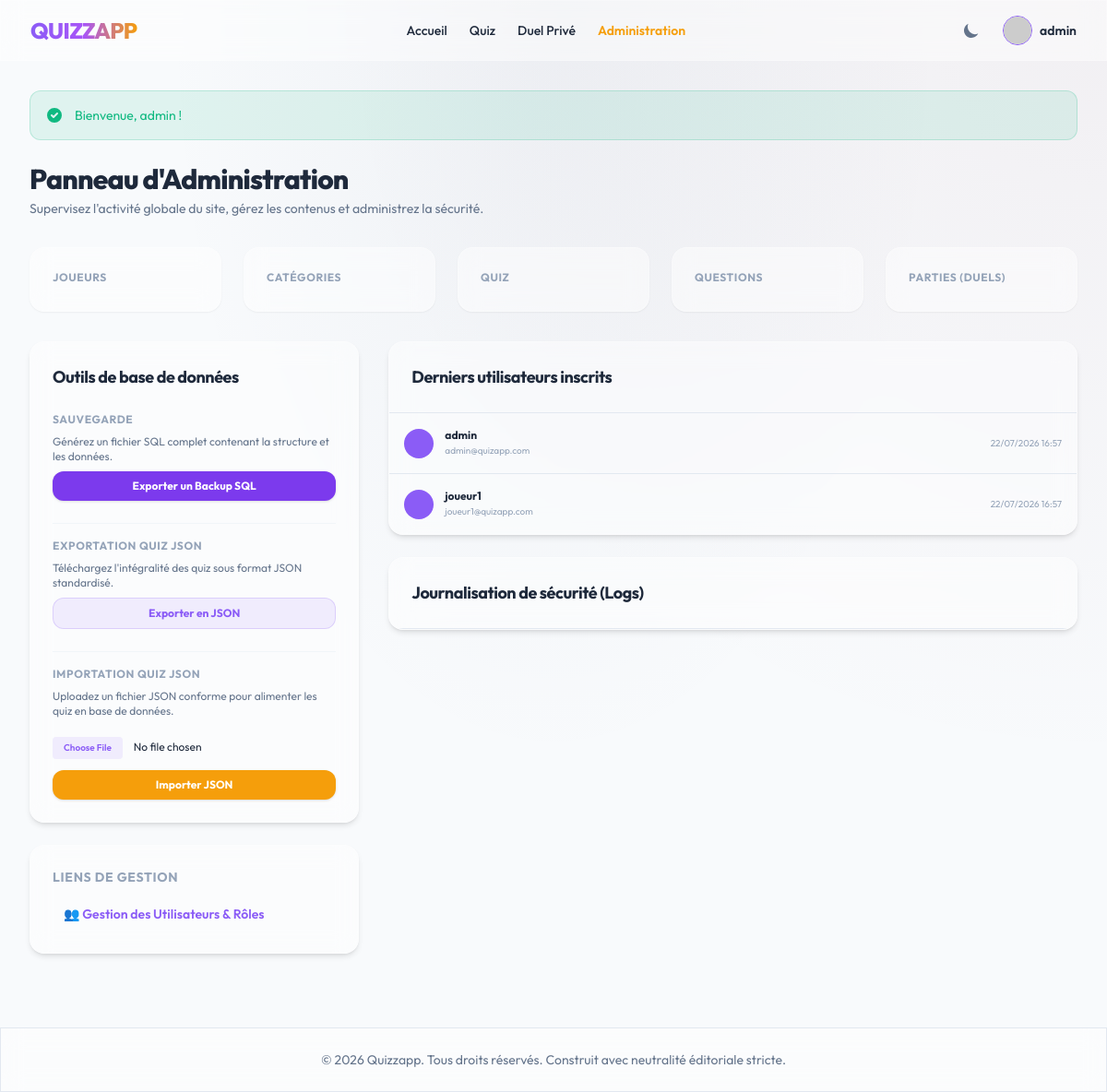
The page /admin (signed in) on the database its author committed.
### tables this page shows
CREATE TABLE `users` (
    `id` INT AUTO_INCREMENT PRIMARY KEY,
    `username` VARCHAR(50) NOT NULL UNIQUE,
    `email` VARCHAR(100) NOT NULL UNIQUE,
    `password_hash` VARCHAR(255) NOT NULL,
    `avatar_url` VARCHAR(255) DEFAULT NULL,
    `role_id` INT NOT NULL,
    `email_verified` TINYINT(1) DEFAULT 0,
    `verification_token` VARCHAR(255) DEFAULT NULL,
    `two_factor_secret` VARCHAR(255) DEFAULT NULL,
    `two_factor_enabled` TINYINT(1) DEFAULT 0,
    `reset_token` VARCHAR(255) DEFAULT NULL,
    `reset_token_expires` DATETIME DEFAULT NULL,
    `created_at` TIMESTAMP DEFAULT CURRENT_TIMESTAMP,
    `updated_at` TIMESTAMP DEFAULT CURRENT_TIMESTAMP ON UPDATE CURRENT_TIMESTAMP,
    INDEX `idx_users_role` (`role_id`),
    INDEX `idx_users_email` (`email`),
    CONSTRAINT `fk_users_role` FOREIGN KEY (`role_id`) REFERENCES `roles` (`id`) ON DELETE RESTRICT
);

### app/Controllers/AdminController.php (called while the page is built, shortened)
<?php
class AdminController
{
    public function dashboard(): void
    {
        $userCount = (int) Database::fetchColumn("SELECT COUNT(*) FROM users");
        $categoryCount = (int) Database::fetchColumn("SELECT COUNT(*) FROM categories");
        $quizCount = (int) Database::fetchColumn("SELECT COUNT(*) FROM quizzes");
        $questionCount = (int) Database::fetchColumn("SELECT COUNT(*) FROM questions");
        $matchCount = (int) Database::fetchColumn("SELECT COUNT(*) FROM matches");
        $recentUsers = Database::fetchAll("SELECT * FROM users ORDER BY created_at DESC LIMIT 5");
        $recentLogs = Database::fetchAll("SELECT l.*, u.username FROM user_logs l LEFT JOIN users u ON l.user_id = u.id ORDER BY l.created_at DESC LIMIT 5");
        View::render('admin/dashboard', [
            'stats' => [
                'users' => $userCount,
                'categories' => $categoryCount,
                'quizzes' => $quizCount,
                'questions' => $questionCount,
                'matches' => $matchCount
            ],
            'recentUsers' => $recentUsers,
            'recentLogs' => $recentLogs,
            'csrf_token' => Session::csrfToken()
        ]);
    }
}

### public/index.php (called while the page is built, shortened)
<?php
$container = new Container();
$router = new Router($container);
$router->get('/', [QuizController::class, 'index']);
$router->get('/category/{slug}', [QuizController::class, 'showCategory']);
$router->get('/quiz/{id}', [QuizController::class, 'play']);
$router->get('/quiz/dynamic/{id}', [QuizController::class, 'playDynamic']);
$router->post('/api/quiz/submit', [QuizController::class, 'submitScore'], [CSRFMiddleware::class]);
$router->post('/api/quiz/favorite', [QuizController::class, 'toggleFavorite'], [CSRFMiddleware::class]);
$router->get('/register', [AuthController::class, 'showRegister']);
$router->post('/register', [AuthController::class, 'register'], [CSRFMiddleware::class]);
$router->get('/verify-email', [AuthController::class, 'verifyEmail']);
$router->get('/login', [AuthController::class, 'showLogin']);
$router->post('/login', [AuthController::class, 'login'], [CSRFMiddleware::class]);
$router->get('/login/2fa', [AuthController::class, 'show2FA']);
$router->post('/login/2fa', [AuthController::class, 'verify2FA'], [CSRFMiddleware::class]);
$router->post('/logout', [AuthController::class, 'logout'], [AuthMiddleware::class, CSRFMiddleware::class]);
$router->get('/forgot-password', [AuthController::class, 'showForgotPassword']);
$router->post('/forgot-password', [AuthController::class, 'forgotPassword'], [CSRFMiddleware::class]);
$router->get('/reset-password', [AuthController::class, 'showResetPassword']);
$router->post('/reset-password', [AuthController::class, 'resetPassword'], [CSRFMiddleware::class]);
$router->get('/dashboard', [AuthController::class, 'dashboard'], [AuthMiddleware::class]);
$router->get('/settings', [AuthController::class, 'showSettings'], [AuthMiddleware::class]);
$router->post('/settings/profile', [AuthController::class, 'updateProfile'], [AuthMiddleware::class, CSRFMiddleware::class]);
$router->post('/settings/password', [AuthController::class, 'updatePassword'], [AuthMiddleware::class, CSRFMiddleware::class]);
$router->post('/settings/2fa/generate', [AuthController::class, 'generate2FA'], [AuthMiddleware::class, CSRFMiddleware::class]);
$router->post('/settings/2fa/enable', [AuthController::class, 'enable2FA'], [AuthMiddleware::class, CSRFMiddleware::class]);
$router->post('/settings/2fa/disable', [AuthController::class, 'disable2FA'], [AuthMiddleware::class, CSRFMiddleware::class]);
$router->post('/settings/profile/delete', [AuthController::class, 'deleteAccount'], [AuthMiddleware::class, CSRFMiddleware::class]);
$router->get('/duel', [DuelController::class, 'index'], [AuthMiddleware::class]);
$router->get('/duel/{code}', [DuelController::class, 'playRoom'], [AuthMiddleware::class]);
$router->get('/admin', [AdminController::class, 'dashboard'], [AdminMiddleware::class]);
$router->get('/admin/users', [AdminController::class, 'listUsers'], [AdminMiddleware::class]);
$router->post('/admin/users/role', [AdminController::class, 'updateUserRole'], [AdminMiddleware::class, CSRFMiddleware::class]);
$router->post('/admin/backup', [AdminController::class, 'backupDatabase'], [AdminMiddleware::class, CSRFMiddleware::class]);
$router->post('/admin/export', [AdminController::class, 'exportJSON'], [AdminMiddleware::class, CSRFMiddleware::class]);
$router->post('/admin/import', [AdminController::class, 'importJSON'], [AdminMiddleware::class, CSRFMiddleware::class]);
try {
    $router->dispatch();
} catch (Exception $e) {
    http_response_code(500);
    error_log("Internal Server Error: " . $e->getMessage() . "\n" . $e->getTraceAsString());
    echo "<h1>500 - Erreur Interne du Serveur</h1><p>Une erreur inattendue est survenue. Veuillez contacter l'administrateur.</p>";
}

### app/Core/Database.php (called while the page is built, shortened)
<?php
class Database
{
    private static ?PDO $pdo = null;
    public static function getConnection(): PDO
    {
        if (self::$pdo === null) {
            $configPath = dirname(__DIR__, 2) . '/config/database.php';
            $config = require $configPath;
            $dsn = sprintf(
                "mysql:host=%s;port=%s;dbname=%s;charset=%s",
                $config['host'],
                $config['port'],
                $config['dbname'],
                $config['charset']
            );
            try {
                self::$pdo = new PDO(
                    $dsn,
                    $config['username'],
                    $config['password'],
                    $config['options']
                );
            } catch (PDOException $e) {
                error_log("Database connection failure: " . $e->getMessage() . "\n" . $e->getTraceAsString());
                throw new Exception("Database connection failure.");
            }
        }
        return self::$pdo;
    }
    public static function query(string $sql, array $params = []): \PDOStatement
    {
        $pdo = self::getConnection();
        try {
            $stmt = $pdo->prepare($sql);
            $stmt->execute($params);
            return $stmt;
        } catch (PDOException $e) {
            error_log("Database query execution error: " . $e->getMessage() . " | SQL: " . $sql . "\n" . $e->getTraceAsString());
            throw new Exception("Erreur d'exécution de la base de données.");
        }
    }
    public static function fetchAll(string $sql, array $params = []): array
    {
        return self::query($sql, $params)->fetchAll();
    }
}

### views/admin/dashboard.php (the view, shortened to what this page needs)
<div class="space-y-8">
    <div>
        <h1 class="text-3xl font-extrabold tracking-tight">Panneau d'Administration</h1>
        <p class="text-sm text-slate-500 dark:text-slate-400 mt-1">Supervisez l'activité globale du site, gérez les contenus et administrez la sécurité.</p>
    </div>
    <div class="grid grid-cols-2 md:grid-cols-5 gap-6">
        <div class="glass-card rounded-2xl p-6 shadow-sm">
            <span class="text-xs text-slate-400 font-bold uppercase tracking-wider block mb-1">Joueurs</span>
        </div>
        <div class="glass-card rounded-2xl p-6 shadow-sm">
            <span class="text-xs text-slate-400 font-bold uppercase tracking-wider block mb-1">Catégories</span>
        </div>
        <div class="glass-card rounded-2xl p-6 shadow-sm">
            <span class="text-xs text-slate-400 font-bold uppercase tracking-wider block mb-1">Quiz</span>
        </div>
        <div class="glass-card rounded-2xl p-6 shadow-sm">
            <span class="text-xs text-slate-400 font-bold uppercase tracking-wider block mb-1">Questions</span>
        </div>
        <div class="glass-card rounded-2xl p-6 shadow-sm">
            <span class="text-xs text-slate-400 font-bold uppercase tracking-wider block mb-1">Parties (Duels)</span>
        </div>
    </div>
    <div class="grid grid-cols-1 md:grid-cols-3 gap-8">
        <div class="space-y-6">
            <div class="glass-card rounded-2xl p-6 shadow-md space-y-6">
                <h3 class="text-lg font-bold tracking-tight">Outils de base de données</h3>
                <div class="space-y-2">
                    <h4 class="text-xs font-bold uppercase tracking-wider text-slate-400">Sauvegarde</h4>
                    <p class="text-xs text-slate-500">Générez un fichier SQL complet contenant la structure et les données.</p>
                    <form action="/admin/backup" method="POST">
                        <button type="submit" class="w-full text-center py-2 px-4 rounded-xl font-bold bg-violet-600 hover:bg-violet-500 text-white text-xs shadow transition-all">
                            Exporter un Backup SQL
                        </button>
                    </form>
                </div>
                <div class="space-y-2 border-t border-slate-100 dark:border-slate-800 pt-4">
                    <h4 class="text-xs font-bold uppercase tracking-wider text-slate-400">Exportation Quiz JSON</h4>
                    <p class="text-xs text-slate-500">Téléchargez l'intégralité des quiz sous format JSON standardisé.</p>
                    <form action="/admin/export" method="POST">
                        <button type="submit" class="w-full text-center py-2 px-4 rounded-xl font-bold bg-violet-500/10 text-violet-500 hover:bg-violet-500/20 text-xs border border-violet-500/20 transition-all">
                            Exporter en JSON
                        </button>
                    </form>
                </div>
                <div class="space-y-2 border-t border-slate-100 dark:border-slate-800 pt-4">
                    <h4 class="text-xs font-bold uppercase tracking-wider text-slate-400">Importation Quiz JSON</h4>
                    <p class="text-xs text-slate-500">Uploadez un fichier JSON conforme pour alimenter les quiz en base de données.</p>
                    <form action="/admin/import" method="POST" enctype="multipart/form-data" class="space-y-3">
                        <input type="file" name="json_file" accept=".json" required
                               class="w-full text-xs text-slate-500 file:mr-3 file:py-1 file:px-3 file:rounded file:border-0 file:text-[10px] file:font-semibold file:bg-violet-500/10 file:text-violet-500 hover:file:bg-violet-500/20 file:cursor-pointer">
                        <button type="submit" class="w-full py-2 px-4 rounded-xl font-bold bg-amber-500 hover:bg-amber-400 text-white text-xs shadow transition-all">
                            Importer JSON
                        </button>
                    </form>
                </div>
            </div>
            <div class="glass-card rounded-2xl p-6 shadow-md space-y-3">
                <h3 class="text-sm font-bold uppercase tracking-wider text-slate-400">Liens de gestion</h3>
                <a href="/admin/users" class="block py-2 px-3 rounded-lg text-sm font-semibold hover:bg-slate-100 dark:hover:bg-slate-800/40 text-violet-500 transition-colors">
                    👥 Gestion des Utilisateurs & Rôles
                </a>
            </div>
        </div>
        <div class="md:col-span-2 space-y-6">
            <div class="glass-card rounded-2xl shadow-md overflow-hidden">
                <div class="p-6 border-b border-slate-200 dark:border-slate-800">
                    <h3 class="text-lg font-bold tracking-tight">Derniers utilisateurs inscrits</h3>
                </div>
                <div class="divide-y divide-slate-200 dark:divide-slate-800 text-xs">
                    <?php foreach ($recentUsers as $ru): ?>
                        <div class="p-4 flex items-center justify-between hover:bg-slate-50/50 dark:hover:bg-slate-800/20 transition-all">
                            <div class="flex items-center space-x-3">
                                <div class="w-8 h-8 rounded-full bg-violet-500 text-white font-extrabold flex items-center justify-center" x-text="String(<?php echo json_encode($ru['username']); ?>).substring(0,2).toUpperCase()"></div>
                                <div>
                                    <span class="font-bold block"><?php echo \App\Core\View::escape($ru['username']); ?></span>
                                    <span class="text-[10px] text-slate-400"><?php echo \App\Core\View::escape($ru['email']); ?></span>
                                </div>
                            </div>
                            <span class="text-[10px] text-slate-400"><?php echo date('d/m/Y H:i', strtotime($ru['created_at'])); ?></span>
                        </div>
                    <?php endforeach; ?>
                </div>
            </div>
            <div class="glass-card rounded-2xl shadow-md overflow-hidden">
                <div class="p-6 border-b border-slate-200 dark:border-slate-800">
                    <h3 class="text-lg font-bold tracking-tight">Journalisation de sécurité (Logs)</h3>
                </div>
            </div>
        </div>
    </div>
</div>

### app/Core/Router.php (shortened to what this page needs)
<?php
class Router
{
    private array $routes = [];
    private Container $container;
    public function __construct(Container $container)
    {
        $this->container = $container;
    }
    private function addRoute(string $method, string $path, array $handler, array $middlewares): void
    {
        $regexPath = preg_replace('/\{([a-zA-Z0-9_]+)\}/', '(?P<$1>[^/]+)', $path);
        $regexPath = '#^' . $regexPath . '$#';
        $this->routes[] = [
            'method' => $method,
            'path' => $path,
            'regex' => $regexPath,
            'controller' => $handler[0],
            'action' => $handler[1],
            'middlewares' => $middlewares
        ];
    }
    public function dispatch(): void
    {
        $uri = parse_url($_SERVER['REQUEST_URI'], PHP_URL_PATH);
        $method = $_SERVER['REQUEST_METHOD'] ?? 'GET';
        $effectiveMethod = $method === 'HEAD' ? 'GET' : $method;
        foreach ($this->routes as $route) {
            if ($route['method'] === $effectiveMethod && preg_match($route['regex'], $uri, $matches)) {
                $params = array_filter($matches, 'is_string', ARRAY_FILTER_USE_KEY);
                $controller = $this->container->get($route['controller']);
                $action = $route['action'];
                call_user_func_array([$controller, $action], [$params]);
                return;
            }
        }
    }
}

### views/layouts/main.php (style rules this page uses)
.premium-bg-light { background-color: #f8fafc; background-image: radial-gradient(at 0% 0%, hsla(253,16%,7%,0) 0, transparent 50%), radial-gradient(at 50% 0%, hsla(225,39%,30%,0.05) 0, transparent 50%), radial-gradient(at 100% 0%, hsla(339,49%,30%,0.05) 0, transparent 50%); }
.glass-card { background: rgba(255, 255, 255, 0.45); backdrop-filter: blur(12px); -webkit-backdrop-filter: blur(12px); border: 1px solid rgba(255, 255, 255, 0.25); }
input, select, textarea { color: #1e293b !important; }

### rows shown on the page
users: username "admin", email "admin@quizapp.com", created_at "22/07/2026 16:57"
users: username "joueur1", email "joueur1@quizapp.com", created_at "22/07/2026 16:57"
